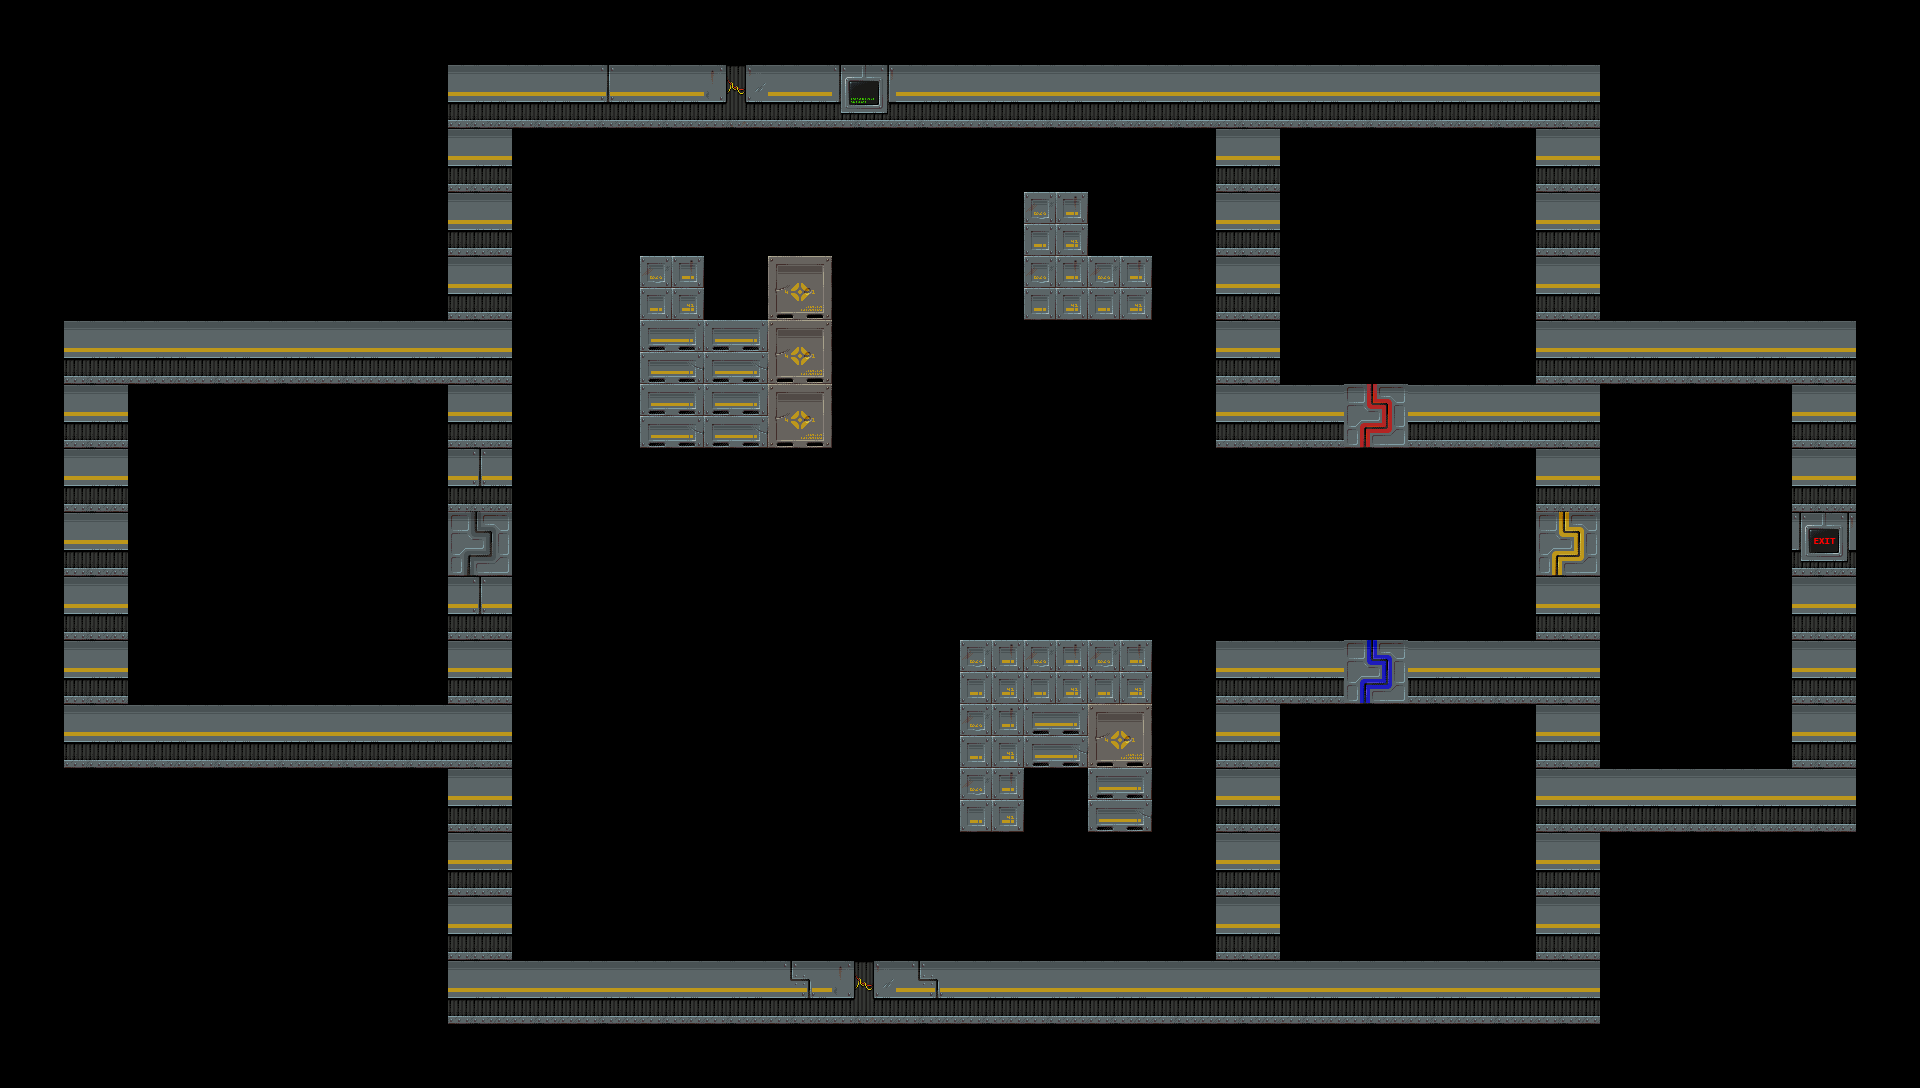

A level layout from a 2D game, rendered from its tile map. Below: a short description, then the map file with tile-grid data replaced by summaries:
An orthogonal 30x17 tile map with 64x64 px tiles, 3 tile layers (Floor, Walls, Doors) and 28 objects (7x Item, 6x Weapon, 5x enemy, 4x door, 4x Ammo, ...).

<map version="1.10" tiledversion="1.11.2" orientation="orthogonal" renderorder="right-down" width="30" height="17" tilewidth="64" tileheight="64" infinite="0" nextlayerid="11" nextobjectid="78">
 <properties>
  <property name="floor_color" value="#1e1e1e" />
  <property name="map_name" value="Test O'Fun !" />
  <property name="music_file" value="assets/music/m1.wav" />
 </properties>
 <tileset firstgid="1" name="RetroFPSTileset" tilewidth="64" tileheight="64" tilecount="64" columns="8">
  <image source="textures/RetroFPSTileset.png" width="512" height="512" />
 </tileset>
 <layer id="4" name="Floor" width="30" height="17">
  <data>[510 cells, 0 non-empty, 0 distinct tile ids]</data>
 </layer>
 <layer id="2" name="Walls" width="30" height="17">
  <data>[510 cells, 126 non-empty, 9 distinct tile ids]</data>
 </layer>
 <layer id="5" name="Doors" width="30" height="17">
  <data>[510 cells, 4 non-empty, 4 distinct tile ids]</data>
 </layer>
 <objectgroup id="3" name="PlayerSpawn">
  <object id="3" name="playerStart" x="282.121" y="554.242">
   <point />
  </object>
 </objectgroup>
 <objectgroup id="6" name="DoorsObj">
  <object id="10" type="door" x="1344.33" y="384.167" width="64" height="64">
   <properties>
    <property name="auto_close_time" type="float" value="3" />
    <property name="axis" value="x" />
    <property name="required_key" value="red" />
    <property name="thickness" type="float" value="0.2" />
   </properties>
  </object>
  <object id="14" type="door" x="1344.09" y="640.288" width="64" height="64">
   <properties>
    <property name="auto_close_time" type="float" value="3" />
    <property name="axis" value="x" />
    <property name="required_key" value="blue" />
    <property name="thickness" type="float" value="0.2" />
   </properties>
  </object>
  <object id="12" type="door" x="1536.5" y="512" width="64" height="64">
   <properties>
    <property name="auto_close_time" type="float" value="3" />
    <property name="axis" value="y" />
    <property name="required_key" value="yellow" />
    <property name="thickness" type="float" value="1" />
   </properties>
  </object>
  <object id="13" type="door" x="448" y="512.25" width="64" height="64">
   <properties>
    <property name="auto_close_time" type="float" value="3" />
    <property name="axis" value="y" />
    <property name="required_key" value="None" />
    <property name="thickness" type="float" value="0.2" />
   </properties>
  </object>
 </objectgroup>
 <objectgroup id="7" name="EnemySpawns">
  <object id="61" type="enemy" x="1012" y="576">
   <properties>
    <property name="enemy_type" value="serpentipede" />
   </properties>
   <point />
  </object>
  <object id="64" type="enemy" x="1092" y="389.333">
   <properties>
    <property name="enemy_type" value="gunner" />
   </properties>
   <point />
  </object>
  <object id="72" type="enemy" x="925.333" y="334.667">
   <properties>
    <property name="enemy_type" value="shotgunner" />
   </properties>
   <point />
  </object>
  <object id="73" type="enemy" x="1331.75" y="567.879">
   <properties>
    <property name="enemy_type" value="plutonworm" />
   </properties>
   <point />
  </object>
  <object id="74" type="enemy" x="1018.67" y="922.667">
   <properties>
    <property name="enemy_type" value="gunner" />
   </properties>
   <point />
  </object>
 </objectgroup>
 <objectgroup id="9" name="Pickups">
  <object id="28" name="shells" type="Ammo" x="382.667" y="463.333">
   <properties>
    <property name="ammo_type" value="shells" />
    <property name="amount" type="int" value="20" />
    <property name="sprite" value="assets/pickups/ammo/ammo_shells.png" />
   </properties>
   <point />
  </object>
  <object id="33" name="shotgun" type="Weapon" x="386.667" y="643.333">
   <properties>
    <property name="ammo_type" value="shells" />
    <property name="amount" type="int" value="8" />
    <property name="sprite" value="assets/pickups/weapons/shotgun.png" />
    <property name="weapon_name" value="shotgun" />
   </properties>
   <point />
  </object>
  <object id="29" name="bullets" type="Ammo" x="1720" y="600">
   <properties>
    <property name="ammo_type" value="bullets" />
    <property name="amount" type="int" value="50" />
    <property name="sprite" value="assets/pickups/ammo/ammo_bullets.png" />
   </properties>
   <point />
  </object>
  <object id="31" name="cells" type="Ammo" x="1472" y="240">
   <properties>
    <property name="ammo_type" value="cells" />
    <property name="amount" type="int" value="100" />
    <property name="sprite" value="assets/pickups/ammo/ammo_cells.png" />
   </properties>
   <point />
  </object>
  <object id="32" name="rockets" type="Ammo" x="1344" y="868">
   <properties>
    <property name="ammo_type" value="rockets" />
    <property name="amount" type="int" value="5" />
    <property name="sprite" value="assets/pickups/ammo/ammo_rockets.png" />
   </properties>
   <point />
  </object>
  <object id="34" name="rocketlauncher" type="Weapon" x="1464" y="876">
   <properties>
    <property name="ammo_type" value="rockets" />
    <property name="amount" type="int" value="10" />
    <property name="sprite" value="assets/pickups/weapons/rocketlauncher.png" />
    <property name="weapon_name" value="rocketlauncher" />
   </properties>
   <point />
  </object>
  <object id="36" name="chainsaw" type="Weapon" x="1154" y="905">
   <properties>
    <property name="ammo_type" value="" />
    <property name="amount" type="int" value="10" />
    <property name="sprite" value="assets/pickups/weapons/chainsaw.png" />
    <property name="weapon_name" value="chainsaw" />
   </properties>
   <point />
  </object>
  <object id="37" name="chaingun" type="Weapon" x="1698.73" y="704.727">
   <properties>
    <property name="ammo_type" value="bullets" />
    <property name="amount" type="int" value="20" />
    <property name="sprite" value="assets/pickups/weapons/chaingun.png" />
    <property name="weapon_name" value="chaingun" />
   </properties>
   <point />
  </object>
  <object id="38" name="bfg" type="Weapon" x="1382" y="260">
   <properties>
    <property name="ammo_type" value="cells" />
    <property name="amount" type="int" value="40" />
    <property name="sprite" value="assets/pickups/weapons/bfg.png" />
    <property name="weapon_name" value="bfg" />
   </properties>
   <point />
  </object>
  <object id="39" name="plasmagun" type="Weapon" x="1470" y="332">
   <properties>
    <property name="ammo_type" value="cells" />
    <property name="amount" type="int" value="40" />
    <property name="sprite" value="assets/pickups/weapons/plasmagun.png" />
    <property name="weapon_name" value="plasmagun" />
   </properties>
   <point />
  </object>
  <object id="41" name="medikit" type="Item" x="581.333" y="910.333">
   <properties>
    <property name="amount" type="int" value="25" />
    <property name="item_type" value="item_medikit" />
    <property name="sprite" value="assets/pickups/items/item_medikit.png" />
   </properties>
   <point />
  </object>
  <object id="42" name="armor" type="Item" x="717.667" y="295">
   <properties>
    <property name="amount" type="int" value="100" />
    <property name="item_type" value="item_armor" />
    <property name="sprite" value="assets/pickups/items/item_armor.png" />
   </properties>
   <point />
  </object>
  <object id="43" name="megaarmor" type="Item" x="1115.67" y="239.667">
   <properties>
    <property name="amount" type="int" value="200" />
    <property name="item_type" value="item_megaarmor" />
    <property name="sprite" value="assets/pickups/items/item_megaarmor.png" />
   </properties>
   <point />
  </object>
  </objectgroup>
 <objectgroup id="10" name="LevelExit">
  <!-- 1 objects omitted --></objectgroup>
</map>
<!-- 5 of 28 objects omitted -->
